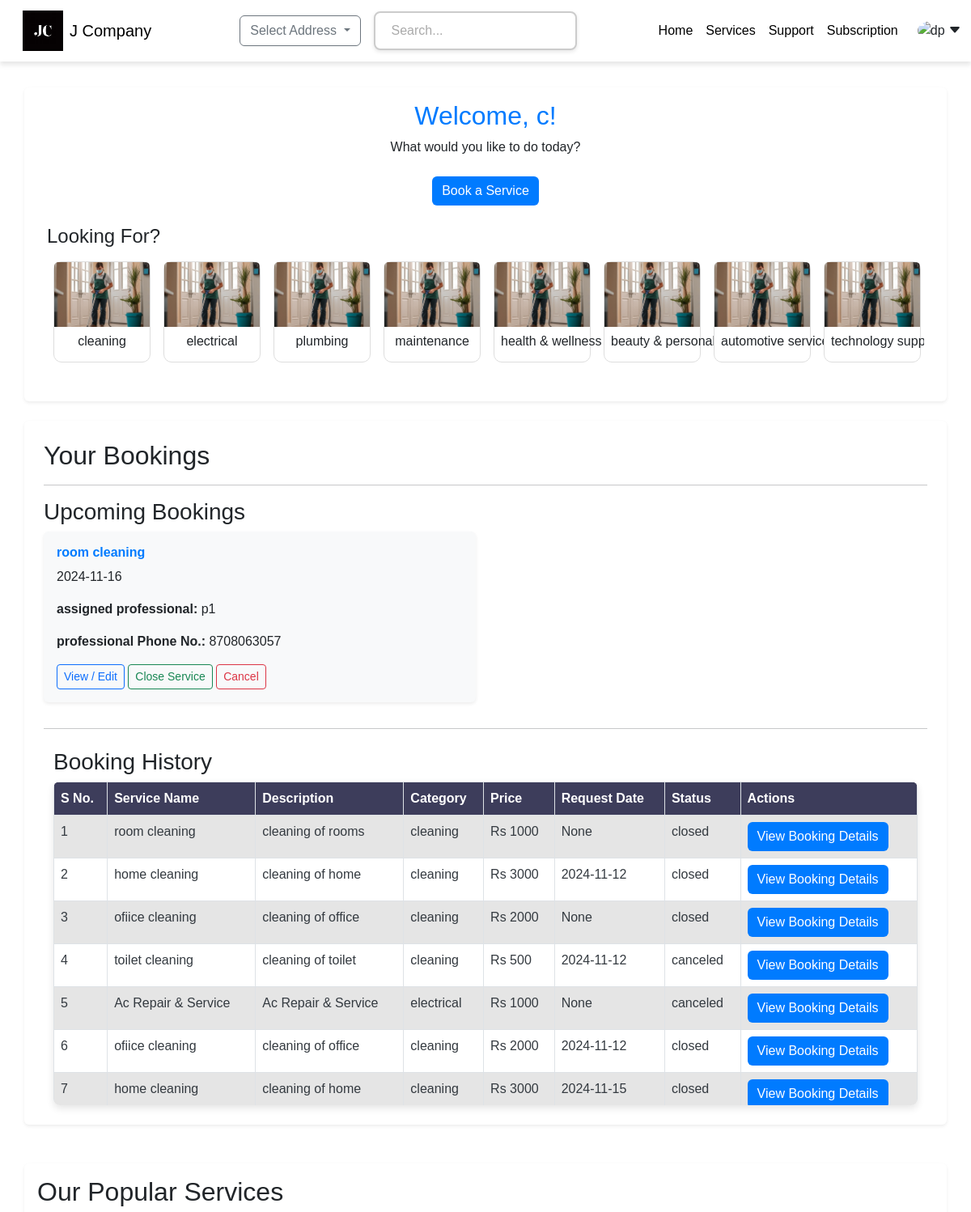
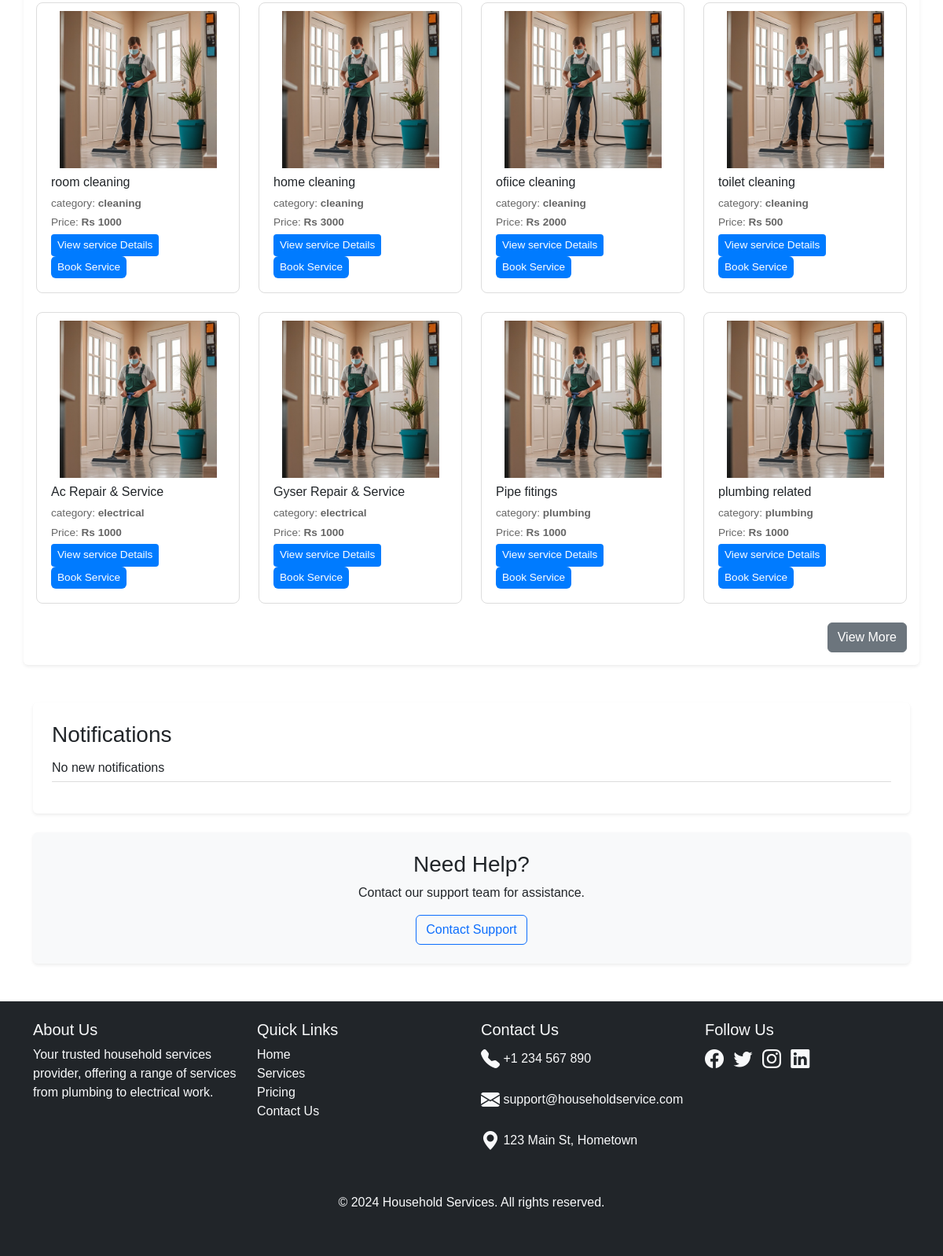
Screenshot of /customer/dashboard (signed in) with the database file from the repository (2 pictures, top to bottom).
### app.py (models this page shows, shortened)
class  ServiceCategory(db.Model):
    __tablename__   = "ServiceCategory"
    id              = db.Column(db.Integer, primary_key=True,  autoincrement=True)
    name            = db.Column(db.String(), nullable=False)  # category name
    services        = db.relationship("Services" ,  backref="category"  ,lazy=True, cascade="all,delete" )
    created_at      = db.Column(db.Date ,default = datetime.utcnow )

class Bookings(db.Model):
    __tablename__   = "Bookings"
    id              = db.Column(db.Integer, primary_key=True , autoincrement=True)
    cust_id         = db.Column(db.String(), db.ForeignKey("User.uuid") )
    professional_id = db.Column(db.String() , db.ForeignKey("Professional.uuid") )
    service_id      = db.Column(db.Integer, db.ForeignKey("Services.id") )
    status          = db.Column(db.String(), nullable=False ,default = "active")
    booking_date    = db.Column(db.Date, nullable=False ,  default = datetime.utcnow)
    request_date     = db.Column(db.Date)
    completion_date = db.Column(db.Date)
    feedback        = db.Column(db.String())
    rating          = db.Column(db.Integer, default=0)
    service = db.relationship("Services", backref="bookings", lazy=True )
    customer = db.relationship("User", back_populates="customer_bookings", lazy=True)   #customer
    professional = db.relationship("Professional" , backref="bookings" ,  lazy=True)
    updated_at      = db.Column(db.Date, default = datetime.utcnow )

class Services(db.Model):
    __tablename__   = "Services"
    id              = db.Column(db.Integer, primary_key=True , autoincrement=True)
    name            = db.Column(db.String(), nullable=False)
    description     = db.Column(db.String(), nullable=False)
    category_id     = db.Column(db.Integer, db.ForeignKey("ServiceCategory.id"), nullable=False)
    price           = db.Column(db.Integer, nullable=False)
    duration        = db.Column(db.Integer, nullable=False)
    rated_services  = db.Column(db.Integer, default=0 )
    rating_sum      = db.Column(db.Integer, default=0 )
    status          = db.Column(db.Boolean, default =True ) # service_status = active/inactive
    created_at      = db.Column(db.Date,default = datetime.utcnow)
    updated_at      = db.Column(db.Date,default = datetime.utcnow )

class User(db.Model):
    __tablename__= "User"
    uuid         = db.Column(db.String(), primary_key=True)
    email        = db.Column(db.String(), nullable =False , unique = True )
    password     = db.Column(db.String(), nullable=False)
    firstname    = db.Column(db.String(), nullable=False)
    lastname     = db.Column(db.String(), nullable=False)
    address      = db.Column(db.String(), nullable=False)
    pincode      = db.Column(db.Integer, nullable=False)
    role_id      = db.Column(db.Integer, nullable=False)  # 1 - admin , 2 - Professional , 3- customer
    phone_number = db.Column(db.Integer, nullable=False)
    created_at   = db.Column(db.Date, default = datetime.utcnow)
    updated_at   = db.Column(db.Date, default = datetime.utcnow )
    status       = db.Column(db.Boolean , nullable=False , default = True  ) # active/inactive
    profile_image= db.Column(db.String() )
    customer_bookings = db.relationship('Bookings', foreign_keys='Bookings.cust_id', back_populates='customer', lazy=True)

### app.py (the view)
@app.route("/customer/dashboard", methods=["GET"])
def customer_dashboard():
    if "firstname" in session:
        user = User.query.filter_by(email=session["email"]).first()
        if user:
            categories=ServiceCategory.query.all()
            services = Services.query.limit(8).all()
            all_bookings = [booking for booking in user.customer_bookings ]
            upcoming_bookings = [booking for booking in user.customer_bookings if (not booking.completion_date and booking.status != "canceled")]
            return render_template("/customer/customer_dashboard.html", services=services ,all_bookings=all_bookings, upcoming_bookings=upcoming_bookings ,categories=categories)
        else:
            flash("User not found", "error")
            return redirect('/')
    else:
        flash("You are not signed in", "error")
        return redirect('/')

### templates/customer/customer_dashboard.html (shortened to what this page needs)
{% extends "base2.html" %}
{%block head%}
    <link
      href="{{url_for('static',filename='css/customer_dasboard.css')}}"
      rel="stylesheet"
    />
{%endblock%}
{% block content %}
    <div class="welcome-section container p-3 mt-5 mb-4 bg-white rounded shadow-sm text-center">
        <h2>Welcome, {{ session.firstname }}!</h2>
        <p>What would you like to do today?</p>
        <a href="/view_service" class="btn btn-primary mt-2">Book a Service</a>
        <div class="container my-4">
            <h4 style="text-align: left;">Looking For?</h4>
            <div class="scrolling-wrapper d-flex flex-row overflow-auto">
                {% for category in categories %}
                <div class="card category-card text-center m-2" style="width: 120px; flex-shrink: 0;">
                    <a href="/view_services/{{ category.id }}" class="text-decoration-none text-dark">
                        <img src="{{ url_for('static', filename='/pic/service_pic_6.jpg') }}" class="card-img-top" alt="{{ category.name }}" style="height: 80px; object-fit: cover;">
                        <div class="card-body p-2">
                            <h6>{{ category.name }}</h6>
                        </div>
                    </a>
                </div>
                {% endfor %}
            </div>
        </div>
    </div>
        <div id="mybooking"  class="booking-section container p-4 mb-4 bg-white rounded shadow-sm">
            <h2>Your Bookings</h2>
            <hr>
            <div class="row">
                <h3>Upcoming Bookings</h3>
                {% for booking in upcoming_bookings %}
                <div class="col-md-6">
                    <div class="booking-item mb-3 p-3 bg-light rounded shadow-sm">
                        <h6>{{booking.service.name}}</h6>
                        {% if booking.service %}
                            <p>{{booking.request_date}}</p>
                        {% else %}
                            <em colspan="4">Service no longer available</em>
                        {% endif %}
                        {% if booking.professional %}
                        <p><strong>assigned professional:</strong> {{booking.professional.user.firstname}}</p>
                        <p><strong>professional Phone No.:</strong> {{booking.professional.user.phone_number}}</p>
                        {% else %}
                        <p>professional not assigned yet</p>
                        {% endif %}
                        <button type="button" class="btn btn-outline-primary btn-sm" data-bs-toggle="modal" data-bs-target="#bookingDetailsModal{{ booking.id }}">
                            View / Edit
                        </button>
                        {% if booking.professional_id %}
                        <button class="btn btn-outline-success btn-sm" data-bs-toggle="modal" data-bs-target="#close_booking{{booking.id}}">
                            Close Service
                        </button>
                        {% endif %}
                        <a class="btn btn-outline-danger btn-sm" data-bs-toggle="modal" data-bs-target="#confirm_cancel{{booking.id}}">Cancel</a >
                    </div>
                </div>
                {% endfor %}
            </div>
            <hr>
            <div class="container mt-4">
                <h3>Booking History</h3>
                <div class="table-responsive" style="max-height: 400px; overflow-y: auto;">
                    <table class="table table-bordered table-hover">
                        <thead >
                            <tr>
                                <th>S No.</th>
                                <th>Service Name</th>
                                <th>Description</th>
                                <th>Category</th>
                                <th>Price</th>
                                <th>Request Date</th>
                                <th>Status</th>
                                <th>Actions</th>
                            </tr>
                        </thead>
                        <tbody>
                            {% if all_bookings %}
                                {% for booking in all_bookings %}
                                    <tr class="{% if loop.index % 2 == 0 %}table-white {% else %}table-active{% endif %}" >
                                        <td scope="row">{{ loop.index }}</td>
                                        <td>{{ booking.service.name }}</td>
                                        <td>{{ booking.service.description }}</td>
                                        <td>{{ booking.service.category.name }}</td>
                                        <td>Rs {{ booking.service.price }}</td>
                                        <td>{{ booking.request_date }}</td>
                                        <td>{{ booking.status }}</td>
                                        <td>
                                        <button type="button" class="btn btn-primary" data-bs-toggle="modal" data-bs-target="#bookingDetailsModal{{ booking.id }}">
                                            View Booking Details
                                        </button>
                                        </td>
                                    </tr>
                                {% endfor %}
                            {% else %}
                                <tr>
                                    <td colspan="7">No past bookings available.</td>
                                </tr>
                            {% endif %}
                        </tbody>
                    </table>
                </div>
            </div>
        </div>
    <div class="container mt-5 p-3 bg-white rounded shadow-sm">
        <h2>Our Popular Services</h2>
        <div class="row">
            {% for service in services[:8] %}
            <div class="col-md-3 mb-4">
                <div class="card bg-white service-card h-100">
                    <img src="{{ url_for('static', filename='/pic/service_pic_6.jpg') }}" class="card-img-top" alt="Service Image">
                    <div class="card-body">
                        <h5 class="card-title">{{ service.name }}</h5>
                        <p class="card-text">category: <strong>{{ service.category.name }}</strong></p>
                        <p class="card-text">Price: <strong>Rs {{ service.price }}</strong></p>
                        <a href="{{ url_for('view_service', service_id=service.id) }}" class="btn btn-primary btn-sm">View service Details</a>
                        <button type="button" class="btn btn-primary" data-bs-toggle="modal" data-bs-target="#bookingModal{{ service.id }}">
                            Book Service
                        </button>
                    </div>
                </div>
            </div>
            {% endfor %}
        </div>
        <div class="text-end">
            <a href="/viewservice" class="btn btn-secondary">View More</a>
        </div>
    </div>
    <div class="container my-5">
        <div class="notifications p-4 mb-4 bg-white rounded shadow-sm">
            <h3>Notifications</h3>
            <ul>
                <li>No new notifications</li>
            </ul>
        </div>
        <div class="customer-support p-4 bg-light rounded shadow-sm text-center">
            <h3>Need Help?</h3>
            <p>Contact our support team for assistance.</p>
            <a href="/support" class="btn btn-outline-primary">Contact Support</a>
        </div>
    </div>
{% endblock %}

### templates/base2.html (shortened to what this page needs)
<!DOCTYPE html>
<html lang="en">
  <head>
    <link
      href="https://cdnjs.cloudflare.com/ajax/libs/bootstrap/5.3.0/css/bootstrap.min.css"
      rel="stylesheet"
    />
    <link
      href="https://cdnjs.cloudflare.com/ajax/libs/bootstrap-icons/1.10.0/font/bootstrap-icons.min.css"
      rel="stylesheet"
    />
    <link
      href="{{url_for('static',filename='css/base2.css')}}"
      rel="stylesheet"
    />
    {%block head%}
    {%endblock%}
  </head>
  <body>
    <nav class="navbar navbar-expand-lg">
      <div class="container-fluid">
        <a class="navbar-brand d-flex align-items-center ms-3" href="/">
          <img
            src="{{url_for('static' , filename='pic/JC_logo.png')}}"
            alt="Logo"
            class="me-2 navbar-logo"
          />
          <span>J Company</span>
        </a>
        <div
          class="collapse navbar-collapse justify-content-center"
          id="navbarNav"
        >
          <div class="navbar-center">
            <div class="dropdown me-3">
              <button
                class="btn btn-outline-secondary dropdown-toggle"
                type="button"
                id="addressDropdown"
                data-bs-toggle="dropdown"
                aria-expanded="false"
              >
                Select Address
              </button>
            </div>
            <form id="search-form" action="/search" method="GET" class="d-inline-block position-relative">
              <input
                type="text"
                class="search-bar"
                id="search-input"
                placeholder="Search..."
                required
              />
            </form>
          </div>
        <div class="d-flex align-items-center">
          <ul class="navbar-nav me-3">
            <li class="nav-item">
              <a class="nav-link underline-effect" href="/">Home</a>
            </li>
            <li class="nav-item">
              <a class="nav-link underline-effect" href="#services">Services</a>
            </li>
            <li class="nav-item">
              <a class="nav-link underline-effect" href="#support">Support</a>
            </li>
            <li class="nav-item">
              <a class="nav-link underline-effect" href="#subscription"
                >Subscription</a
              >
            </li>
          </ul>
        </div>
        </div>
        {%if session['signedin']%}
        <div class="dropdown">
          <img
            src="https://lh3.googleusercontent.com/lNYd4dMKDTYzZdZi0dJDOvoRwjgzOdo6w5EGB_YKv308rIEEC87NKH6fn0P-JBjZwVjWrCqdErK3LV_-jjunjGEBZ1P8lrbWaRE0vZtH=s192"
            class="rounded-circle profile-pic"
            alt="dp"
            data-bs-toggle="dropdown"
            aria-expanded="false"
          />
          <i class="bi bi-caret-down-fill"></i>
        </div>
        {%endif%}
      </div>
    </nav>
    {% block content %} {% endblock %}
    <footer class="bg-dark text-light pt-4">
      <div class="container">
        <div class="row">
          <div class="col-md-3 mb-3">
            <h5>About Us</h5>
            <p>
              Your trusted household services provider, offering a range of
              services from plumbing to electrical work.
            </p>
          </div>
          <div class="col-md-3 mb-3">
            <h5>Quick Links</h5>
            <ul class="list-unstyled">
              <li><a href="#" class="text-light">Home</a></li>
              <li><a href="#" class="text-light">Services</a></li>
              <li><a href="#" class="text-light">Pricing</a></li>
              <li><a href="#" class="text-light">Contact Us</a></li>
            </ul>
          </div>
          <div class="col-md-3 mb-3">
            <h5>Contact Us</h5>
            <p><i class="bi bi-telephone-fill"></i> +1 234 567 890</p>
            <p>
              <i class="bi bi-envelope-fill"></i> support@householdservice.com
            </p>
            <p><i class="bi bi-geo-alt-fill"></i> 123 Main St, Hometown</p>
          </div>
          <div class="col-md-3 mb-3">
            <h5>Follow Us</h5>
            <a href="#" class="text-light me-2"
              ><i class="bi bi-facebook"></i
            ></a>
            <a href="#" class="text-light me-2"
              ><i class="bi bi-twitter"></i
            ></a>
            <a href="#" class="text-light me-2"
              ><i class="bi bi-instagram"></i
            ></a>
            <a href="#" class="text-light"><i class="bi bi-linkedin"></i></a>
          </div>
        </div>
        <div class="text-center mt-3">
          <p>&copy; 2024 Household Services. All rights reserved.</p>
        </div>
      </div>
    </footer>
  </body>
</html>

### rows the page displays
ServiceCategory: name "cleaning"
ServiceCategory: name "electrical"
ServiceCategory: name "plumbing"
ServiceCategory: name "maintenance"
ServiceCategory: name "health & wellness"
ServiceCategory: name "beauty & personal care"
ServiceCategory: name "automotive services"
ServiceCategory: name "technology…"
Bookings: service.name "room cleaning", request_date "2024-11-16", professional.user.firstname "p1", professional.user.phone_number "8708063057"
Bookings: service.name "room cleaning", service.description "cleaning of rooms", service.category.name "cleaning", service.price "1000", request_date "None", status "closed"
Bookings: service.name "home cleaning", service.description "cleaning of home", service.category.name "cleaning", service.price "3000", request_date "2024-11-12", status "closed"
Bookings: service.name "ofiice cleaning", service.description "cleaning of office", service.category.name "cleaning", service.price "2000", request_date "None", status "closed"
Bookings: service.name "toilet cleaning", service.description "cleaning of toilet", service.category.name "cleaning", service.price "500", request_date "2024-11-12", status "canceled"
Bookings: service.name "Ac Repair & Service", service.description "Ac Repair & Service", service.category.name "electrical", service.price "1000", request_date "None", status "canceled"
Bookings: service.name "ofiice cleaning", service.description "cleaning of office", service.category.name "cleaning", service.price "2000", request_date "2024-11-12", status "closed"
Bookings: service.name "home cleaning", service.description "cleaning of home", service.category.name "cleaning", service.price "3000", request_date "2024-11-15", status "closed"
Services: name "room cleaning", category.name "cleaning", price "1000"
Services: name "home cleaning", category.name "cleaning", price "3000"
Services: name "ofiice cleaning", category.name "cleaning", price "2000"
Services: name "toilet cleaning", category.name "cleaning", price "500"
Services: name "Ac Repair & Service", category.name "electrical", price "1000"
Services: name "Gyser Repair & Service", category.name "electrical", price "1000"
Services: name "Pipe fitings", category.name "plumbing", price "1000"
Services: name "plumbing related", category.name "plumbing", price "1000"

### other values shown
{{ session.firstname }} "c"
